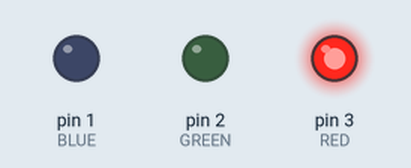
Simulated run of this sketch. Board: Arduino Uno, built with avr-gcc and run on an emulated ATmega328P. On the bench: output pins drawn as LEDs (lit = HIGH).

Above: at 0.2 s.
At 1.2 s:
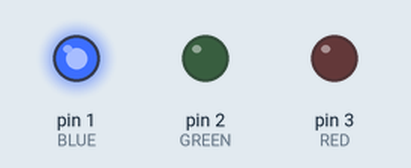
At 3.7 s:
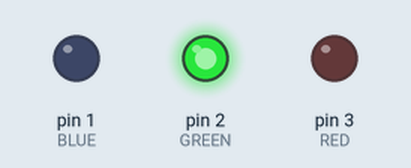
Timing chart, 0 to 4.6 s (numbered marks = the images above):
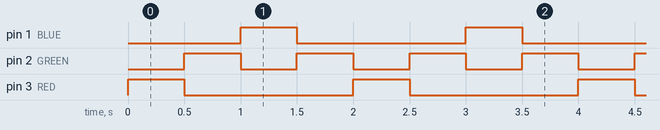

The sketch:

LED_CHASER2_3.ino
```cpp
//The code will make the arduino flash 3 seperate LEDS in a snake pattern. It will flash red, green, blue, green, red.
//The main theme of this program is digitalWrite
int RED = 3; //Identify a variabe for the RED led attached to pin 3
int GREEN = 2; //Indentify a variable for the green led attached to pin 2
int BLUE =1; //idnetify a variale for the Blue Led attached to pin 1
void setup() {
  // put your setup code here, to run once:
pinMode (RED, OUTPUT); // Identify each LED as an output
pinMode(BLUE, OUTPUT); //Identify as output
pinMode(GREEN, OUTPUT); //Identify as output
}
void loop() {
  digitalWrite(RED,HIGH); //Turn on RED led
  delay(500); //keep on for 100mS
  digitalWrite(RED,LOW); //turn off RED led

  digitalWrite(GREEN,HIGH); //turn on Green LED
  delay(500);  //keep on for 100mS
  digitalWrite(GREEN,LOW); //turn off green LED

  digitalWrite(BLUE,HIGH); //turn on BLUE LED
  delay(500); //keep on for 100mS
  digitalWrite(BLUE,LOW); //Turn off BLUE LED

  digitalWrite(GREEN,HIGH); //turn on Green LED
  delay(500);  //keep on for 100mS
  digitalWrite(GREEN,LOW); //turn off green LED
}
```

Measured:
- by itself, pin 1 (BLUE), pin 3 (RED): alternates HIGH for 0.50 s and LOW for 1.5 s
- by itself, pin 2 (GREEN): alternates HIGH for 0.50 s and LOW for 0.50 s
- by itself, everything shown: repeats every 2.0 s, in 5 steps
